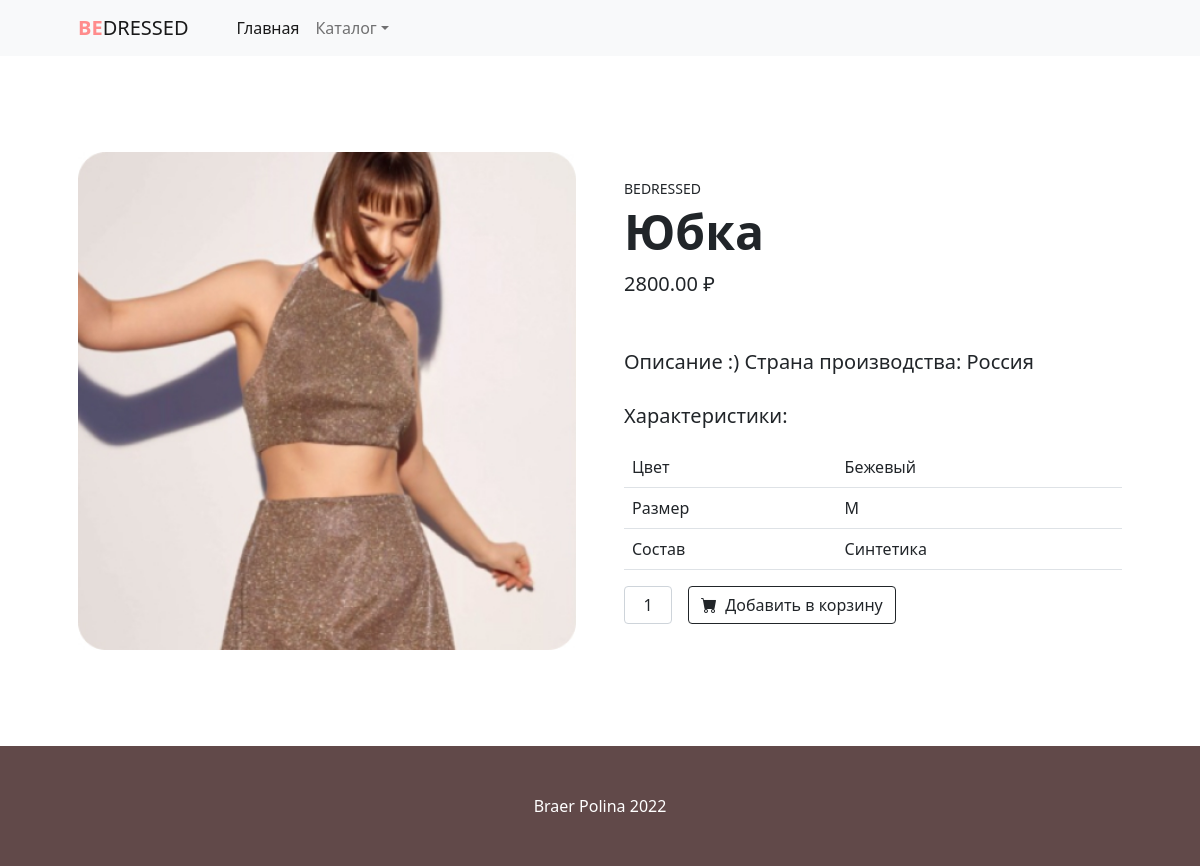
Page /products/bottomwear/bottomwear02/ on the committed database.
### shop_app/models.py (models this page shows, shortened)
class Product(models.Model):
    MIN_RESOLUTION = (300, 300)
    MAX_RESOLUTION = (4000, 4000)
    MAX_IMAGE_SIZE = 3145728
    class Meta:
        abstract = True
    category = models.ForeignKey(Category, verbose_name='Категория', on_delete=models.CASCADE)
    title = models.CharField(max_length=255, verbose_name='Наименование')
    slug = models.SlugField(unique=True)
    image = models.ImageField(verbose_name='Изображение')
    description = models.TextField(verbose_name='Описание', null=True)
    price = models.DecimalField(max_digits=9, decimal_places=2, verbose_name='Цена')

class bottomwear(Product):
    color = models.CharField(max_length=255, verbose_name='Цвет')
    size = models.CharField(max_length=255, verbose_name='Размер')
    structure = models.CharField(max_length=255, verbose_name='Состав')
    brand = models.CharField(max_length=255, verbose_name='Бренд')

### shop_app/views.py (the view)
# urls.py: path('products/<str:ct_model>/<str:slug>/', ProductDetailView.as_view(), name='product_detail'),
class ProductDetailView(CartMixin, CategoryDetailMixin, DetailView):
    CT_MODEL_MODEL_CLASS = {  # адреса категорий для URL
        'bottomwear': bottomwear,
        'topwear': topwear,
        'bags': bags,
        'dresses': dresses
    }
    def dispatch(self, request, *args, **kwargs):
        self.model = self.CT_MODEL_MODEL_CLASS[kwargs['ct_model']]
        self.queryset = self.model._base_manager.all()
        return super().dispatch(request, *args, **kwargs)
    context_object_name = 'product'
    template_name = 'product.html'
    slug_url_kwarg = 'slug'
    def get_context_data(self, **kwargs):
        context = super().get_context_data(**kwargs)
        context['ct_model'] = self.model._meta.model_name
        context['cart'] = self.cart
        return context

### shop_app/mixins.py (called while the page is built)
    def get_context_data(self, **kwargs):
        if isinstance(self.get_object(), Category):
            model = self.CATEGORY_SLUG_PRODUCT_MODEL[self.get_object().slug]
            context = super().get_context_data(**kwargs)
            context['categories'] = Category.objects.get_categories_for_sidebar()
            context['category_products'] = model.objects.all()
            return context
        context = super().get_context_data(**kwargs)
        context['categories'] = Category.objects.get_categories_for_sidebar()
        return context

    def dispatch(self, request, *args, **kwargs):
        if request.user.is_authenticated:
            customer = Customer.objects.filter(user=request.user).first()
            if not customer:
                customer = Customer.objects.create(user=request.user)
            cart = Cart.objects.filter(owner=customer, in_order=False).first()
            if not cart:
                cart = Cart.objects.create(owner=customer)
        else:
            cart = Cart.objects.filter(for_anonymous_user=True).first()
            if not cart:
                cart = Cart.objects.create(for_anonymous_user=True)
        self.cart = cart
        return super().dispatch(request, *args, **kwargs)

### shop_app/models.py (called while the page is built)
def get_models_for_count(*model_names):
    return [models.Count(model_name) for model_name in model_names]

    def get_queryset(self):
        return super().get_queryset()

    def get_categories_for_sidebar(self):
        models = get_models_for_count('dresses', 'bags', 'topwear', 'bottomwear')
        qset = list(self.get_queryset().annotate(*models))
        data = [
            dict(name=wear_category.name, url=wear_category.get_absolute_url(),
                 count=getattr(wear_category, self.CATEGORY_NAME_COUNT[wear_category.name]))
            for wear_category in qset
        ]
        data.reverse()
        return data

    def get_absolute_url(self):
        return reverse('category_detail', kwargs={'slug': self.slug})

### shop_app/templatetags/specifications.py (called while the page is built)
def get_product_spec(product, model_name):
    table_content = ''
    for name, value in PRODUCT_SPEC[model_name].items():
        table_content += TABLE_CONTENT.format(name=name, value=getattr(product, value))
    return table_content

@register.filter
def product_spec(product):
    model_name = product.__class__._meta.model_name
    return mark_safe(TABLE_HEAD + get_product_spec(product, model_name) + TABLE_TAIL)

### shop_app/templates/product.html (shortened to what this page needs)
<!DOCTYPE html>
<html lang="ru">
    <head>
        {% load static %}
        {% load specifications %}
        <link href="https://cdn.jsdelivr.net/npm/bootstrap-icons@1.5.0/font/bootstrap-icons.css" rel="stylesheet" />
        <link href="{% static 'css/productpage.css'%}" rel="stylesheet" />
    </head>
    <body>
        <nav class="navbar navbar-expand-lg navbar-light bg-light">
            <div class="container px-4 px-lg-5">
                <a class="navbar-brand" href="{% url 'mainpage' %}"><span style="color:#ff8c8c"><b>BE</b></span>DRESSED</a>
                <div class="collapse navbar-collapse" id="navbarSupportedContent">
                    <ul class="navbar-nav me-auto mb-2 mb-lg-0 ms-lg-4">
                        <li class="nav-item"><a class="nav-link active" aria-current="page" href="{% url 'mainpage' %}">Главная</a></li>
                        <li class="nav-item dropdown">
                            <a class="nav-link dropdown-toggle" id="navbarDropdown" href="#" role="button" data-bs-toggle="dropdown" aria-expanded="false">Каталог</a>
                        </li>
                    </ul>
                </div>
            </div>
        </nav>
        <section class="py-5">
            <div class="container px-4 px-lg-5 my-5">
                <div class="row gx-4 gx-lg-5 align-items-center">
                    <div class="col-md-6"><img class="card-img-top mb-5 mb-md-0" src="{{ product.image.url }}" alt="..." /></div>
                    <div class="col-md-6">
                        <div class="small mb-1">BEDRESSED</div>
                        <h1 class="display-5 fw-bolder">{{ product.title }}</h1>
                        <div class="fs-5 mb-5">
                            <span>{{ product.price }} ₽</span>
                        </div>
                        <p class="lead">{{ product.description }}</p>
                        <p class="lead mt-4">Характеристики:</p>
                        {{ product|product_spec }}
                        <div class="d-flex">
                            <input class="form-control text-center me-3" id="inputQuantity" type="num" value="1" style="max-width: 3rem" />
                            <a href="{% url 'add_to_cart' ct_model=ct_model slug=product.slug %}" class="btn btn-outline-dark flex-shrink-0" type="button">
                                <i class="bi-cart-fill me-1"></i>
                                Добавить в корзину
                            </a>
                        </div>
                    </div>
                </div>
            </div>
        </section>
        <footer class="py-5 bg-dark">
            <div class="container"><p class="m-0 text-center text-white">Braer Polina 2022</p></div>
        </footer>
    </body>
</html>

### rows in the picture
bottomwear: image (picture), title "Юбка", price "2800.00", description "Описание :) Страна производства: Россия", color+size+structure "Цвет Бежевый Размер M Состав Синтетика"
